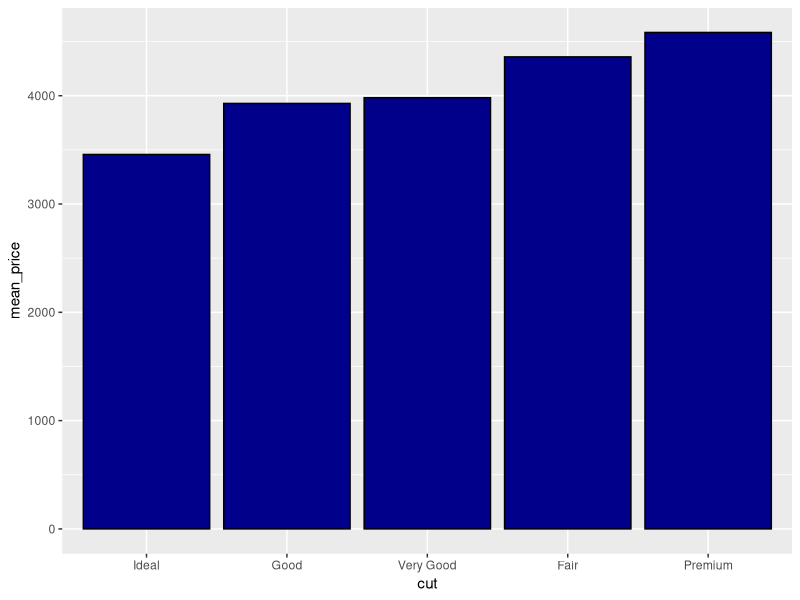

Recreate this plot in R.
## ---- chunk 1
library(tidyverse)

plot_d <- diamonds %>% 
  group_by(cut) %>% 
  summarise(mean_price = mean(price)) %>% 
  mutate(cut = factor(cut, levels = cut[order(mean_price)]))

plot_d %>% 
  ggplot(aes(x = cut, y = mean_price)) +
  geom_col(colour = "black", fill = "dark blue")
